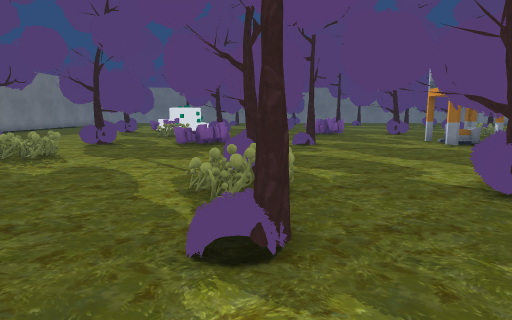
View 1 (above)

24 first-person views from a walk through a scene from a Unity 3-D project. The camera is 1.2 m above the floor, tilts 8° down and sees 75° across. The floor is counted in squares, 1 m on a side. Each view is taken from the middle of a square. On the plan, view 1 faces up. The plan holds only what a view shows up to about 14 squares ahead; the rest is blank. The place goes on beyond the plan. Some animated figures are not drawn. Some surface patterns are stand-ins.

View 2
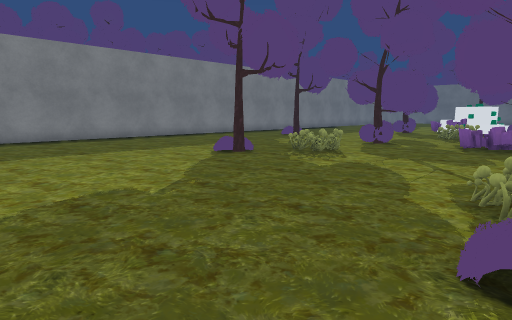

View 3
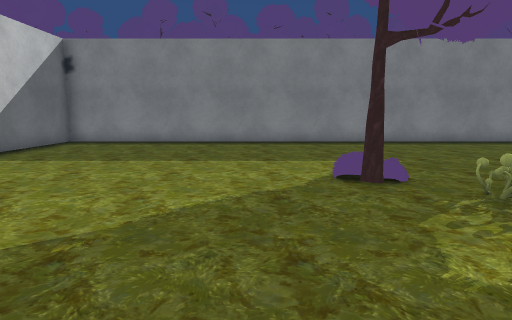

View 4
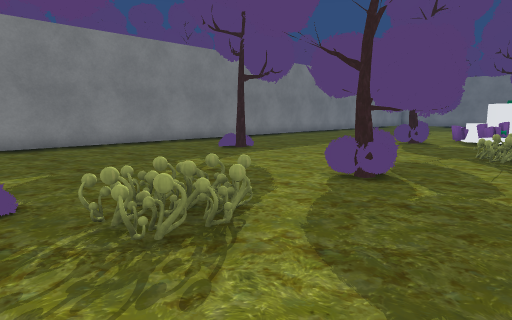

View 5
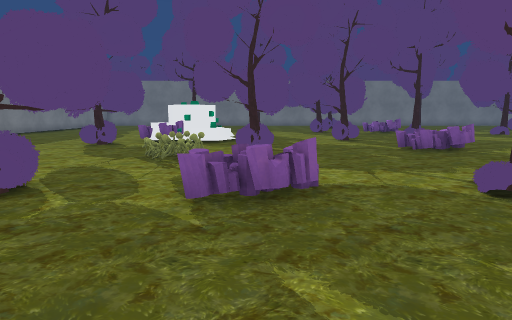

View 6
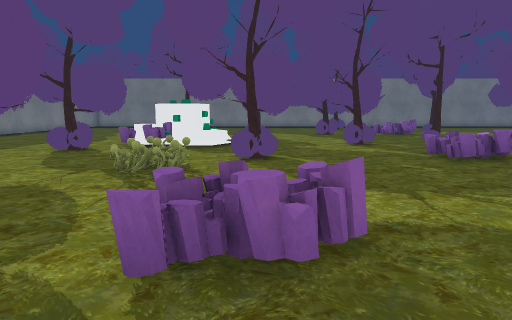

View 7
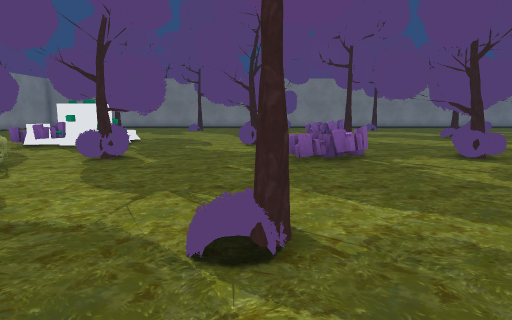

View 8
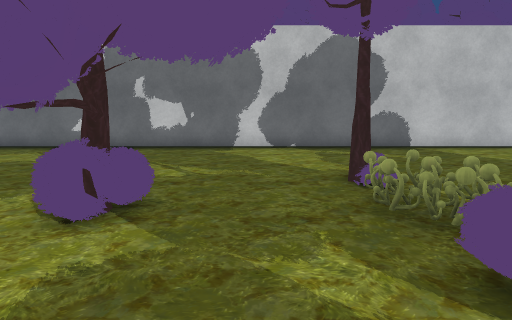

View 9
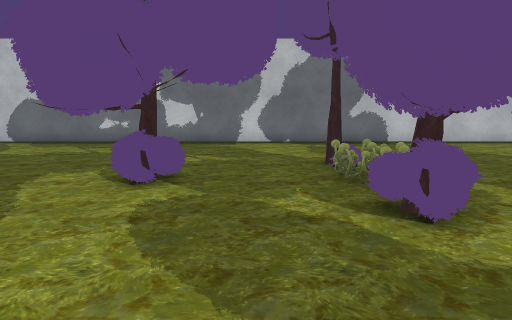

View 10
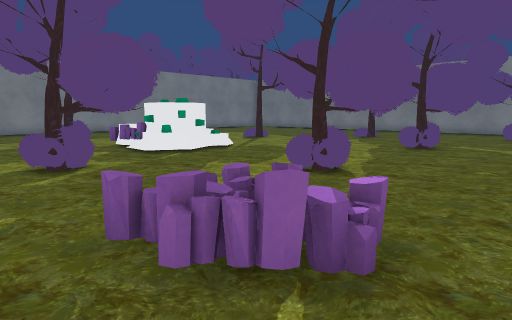

View 11
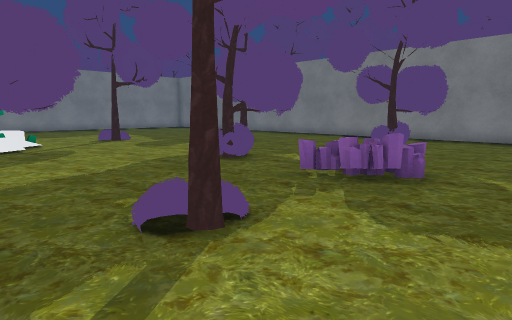

View 12
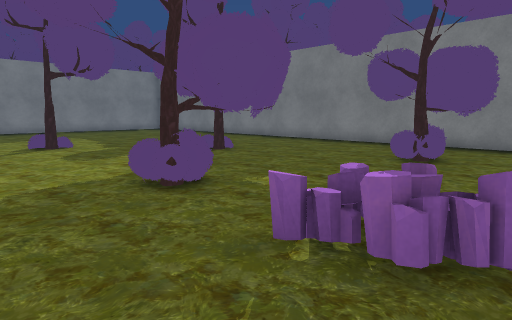

View 13
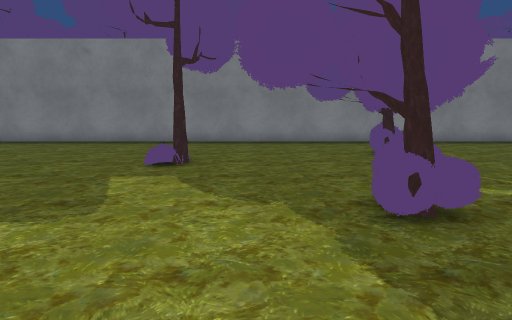

View 14
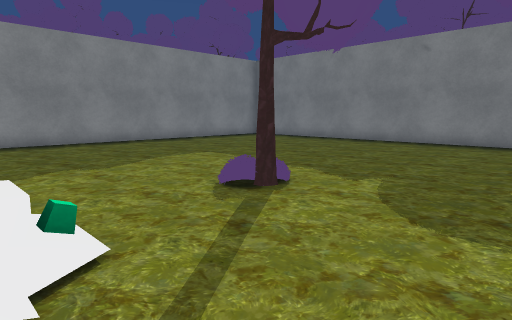

View 15
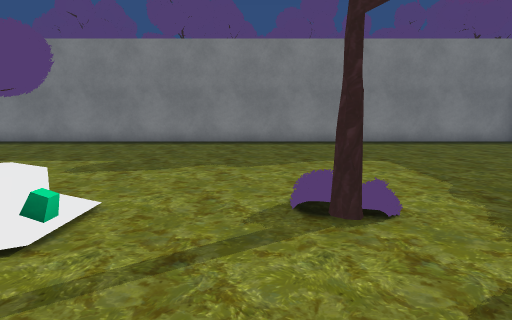

View 16
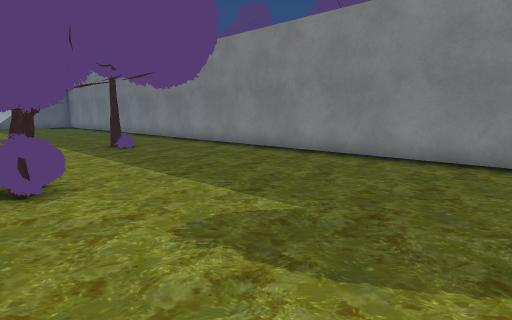

View 17
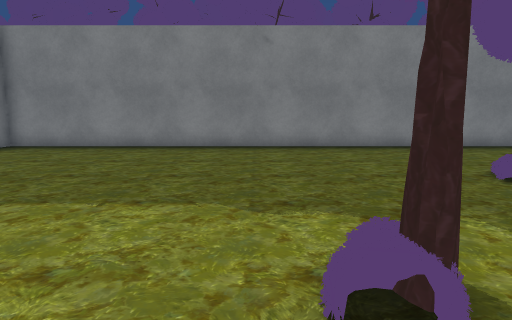

View 18
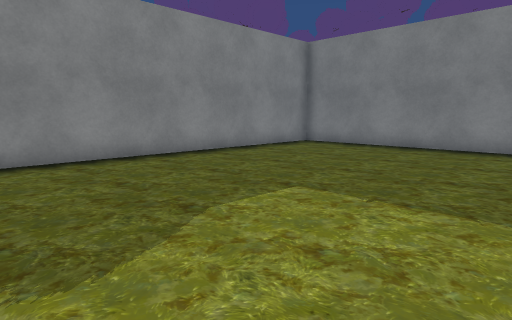

View 19
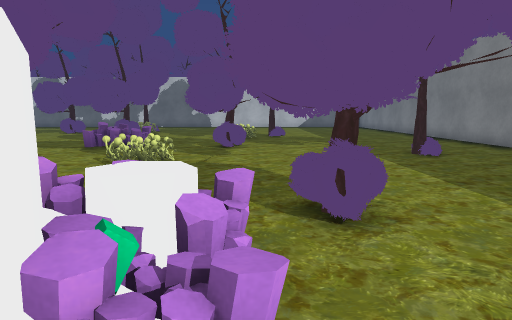

View 20
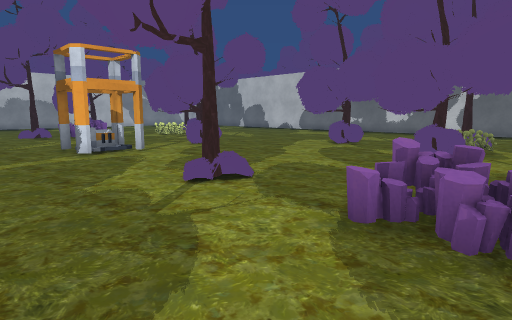

View 21
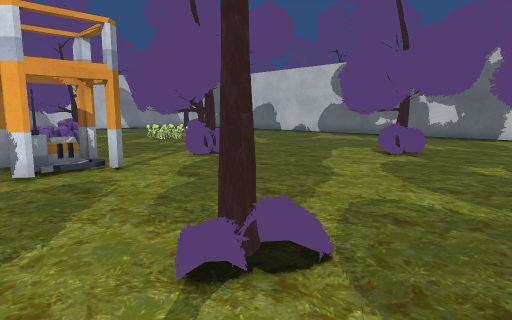

View 22
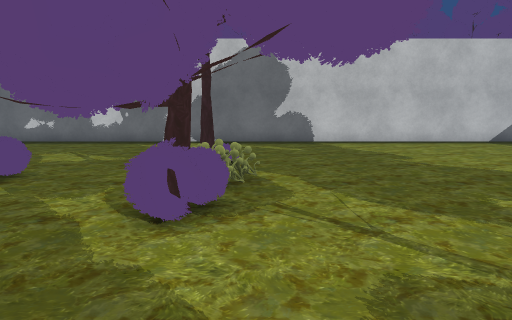

View 23
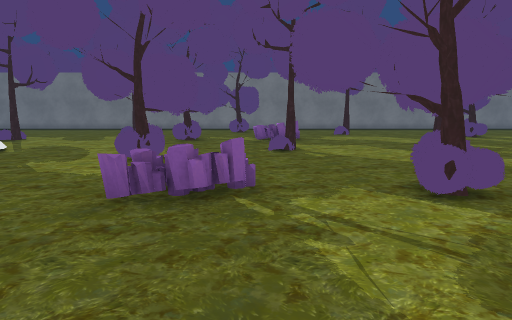

View 24
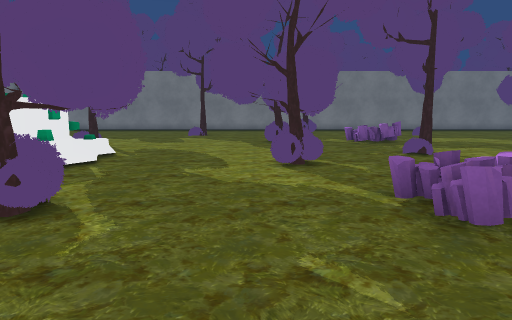

### Floor plan
Points are (right, up) in squares from view 1. A wall is a line through its corners. A room is listed if a view was taken in it or the views show most of it. See-through windows are left out.
Room 1 (views 1, 2, 3, 4, 5, 6, 7, 8, 9, 10, 11, 12, 13, 14, 15, 16, 17, 18, 19, 20, 21, 22, 23, 24)
walls: (9.5, 38.5) (-15.5, 38.5) (-15.5, -2.5) (9.5, -2.5)
objects: other object (-12, 16); other object (-9, 20) to (-8, 23); other object (-8, 8); other object (-7, 12) to (-5, 15); other object (-7, 22); other object (-7, 23); other object (-7, 24); other object (-6, 9); other object (-6, 22); other object (-6, 23); other object (-6, 23) to (-4, 25); other object (-6, 29) to (-6, 30); other object (-5, 23); other object (-4, 17); other object (-3, 12); other object (-3, 13); other object (-3, 14); other object (-3, 18) to (-1, 21); other object (-2, 12); other object (-2, 13); other object (-2, 14); other object (-2, 34); other object (-1, 7) to (1, 9); other object (-1, 13); other object (-1, 14); other object (0, 4); other object (0, 6); other object (1, 22) to (3, 25); other object (1, 28) to (3, 31); other object (2, 14); other object (3, 4) to (5, 7); other object (3, 18); other object (3, 19); other object (3, 20); other object (3, 34) to (5, 37); other object (4, 18); other object (4, 19); other object (4, 20); other object (5, 19); other object (5, 20); other object (5, 28); other object (5, 29); other object (5, 30); other object (6, 26); other object (6, 28); other object (6, 29); other object (6, 30); other object (7, 8) to (9, 11); other object (7, 12); other object (7, 14); other object (7, 18) to (9, 21); other object (7, 29); other object (7, 30); other object (9, 12); other object (9, 14)

Where each view was taken, in squares from view 1:
view 1: 0 up, 0 right, facing up
view 2: 0 up, 0 right, facing up-left
view 3: 5 up, 2 left, facing left
view 4: 7 up, 3 left, facing up-left
view 5: 8 up, 2 left, facing up
view 6: 10 up, 2 left, facing up
view 7: 10 up, 2 right, facing up
view 8: 9 up, 2 right, facing down
view 9: 11 up, 2 right, facing down
view 10: 17 up, 6 right, facing up-left
view 11: 23 up, 9 right, facing up-left
view 12: 26 up, 7 right, facing up-left
view 13: 25 up, 0 right, facing up
view 14: 25 up, 2 left, facing up-left
view 15: 28 up, 2 left, facing left
view 16: 27 up, 7 left, facing down-left
view 17: 27 up, 7 left, facing up
view 18: 27 up, 7 left, facing up-left
view 19: 25 up, 7 left, facing down
view 20: 17 up, 3 left, facing down-right
view 21: 15 up, 0 right, facing down-right
view 22: 11 up, 1 left, facing down
view 23: 14 up, 5 right, facing up
view 24: 15 up, 1 right, facing up
